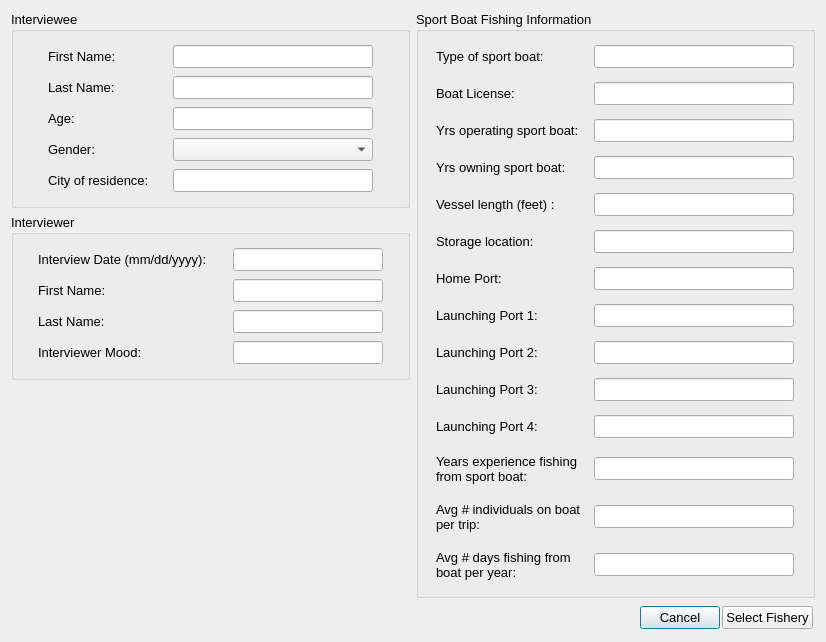
<ui version="4.0" >
 <author>Aaron Racicot</author>
 <class>InterviewStart</class>
 <widget class="QDialog" name="InterviewStart" >
  <property name="geometry" >
   <rect>
    <x>0</x>
    <y>0</y>
    <width>826</width>
    <height>639</height>
   </rect>
  </property>
  <property name="windowTitle" >
   <string>OpenOceanMap - Interview</string>
  </property>
  <layout class="QVBoxLayout" name="verticalLayout_3" >
   <item>
    <layout class="QHBoxLayout" name="horizontalLayout" >
     <item>
      <layout class="QVBoxLayout" name="verticalLayout_6" >
       <item>
        <layout class="QVBoxLayout" name="verticalLayout_4" >
         <item>
          <widget class="QGroupBox" name="interviewee" >
           <property name="font" >
            <font>
             <pointsize>10</pointsize>
            </font>
           </property>
           <property name="title" >
            <string>Interviewee</string>
           </property>
           <layout class="QVBoxLayout" name="verticalLayout_2" >
            <property name="spacing" >
             <number>0</number>
            </property>
            <item>
             <widget class="QWidget" native="1" name="interviewee_first_name" >
              <layout class="QHBoxLayout" >
               <property name="spacing" >
                <number>4</number>
               </property>
               <property name="margin" >
                <number>4</number>
               </property>
               <item>
                <widget class="QLabel" name="interviewee_first_name_text" >
                 <property name="minimumSize" >
                  <size>
                   <width>100</width>
                   <height>0</height>
                  </size>
                 </property>
                 <property name="maximumSize" >
                  <size>
                   <width>100</width>
                   <height>16777215</height>
                  </size>
                 </property>
                 <property name="text" >
                  <string>First Name:</string>
                 </property>
                </widget>
               </item>
               <item>
                <widget class="QLineEdit" name="interviewee_first_name_line" >
                 <property name="enabled" >
                  <bool>true</bool>
                 </property>
                 <property name="minimumSize" >
                  <size>
                   <width>200</width>
                   <height>0</height>
                  </size>
                 </property>
                 <property name="maximumSize" >
                  <size>
                   <width>200</width>
                   <height>16777215</height>
                  </size>
                 </property>
                 <property name="text" >
                  <string/>
                 </property>
                </widget>
               </item>
              </layout>
             </widget>
            </item>
            <item>
             <widget class="QWidget" native="1" name="interviewee_last_name" >
              <layout class="QHBoxLayout" >
               <property name="spacing" >
                <number>4</number>
               </property>
               <property name="margin" >
                <number>4</number>
               </property>
               <item>
                <widget class="QLabel" name="interviewee_last_name_text" >
                 <property name="minimumSize" >
                  <size>
                   <width>100</width>
                   <height>0</height>
                  </size>
                 </property>
                 <property name="maximumSize" >
                  <size>
                   <width>100</width>
                   <height>16777215</height>
                  </size>
                 </property>
                 <property name="text" >
                  <string>Last Name:</string>
                 </property>
                </widget>
               </item>
               <item>
                <widget class="QLineEdit" name="interviewee_last_name_line" >
                 <property name="enabled" >
                  <bool>true</bool>
                 </property>
                 <property name="minimumSize" >
                  <size>
                   <width>200</width>
                   <height>0</height>
                  </size>
                 </property>
                 <property name="maximumSize" >
                  <size>
                   <width>200</width>
                   <height>16777215</height>
                  </size>
                 </property>
                 <property name="text" >
                  <string/>
                 </property>
                </widget>
               </item>
              </layout>
             </widget>
            </item>
            <item>
             <widget class="QWidget" native="1" name="age" >
              <layout class="QHBoxLayout" >
               <property name="spacing" >
                <number>4</number>
               </property>
               <property name="margin" >
                <number>4</number>
               </property>
               <item>
                <widget class="QLabel" name="age_text" >
                 <property name="minimumSize" >
                  <size>
                   <width>100</width>
                   <height>0</height>
                  </size>
                 </property>
                 <property name="maximumSize" >
                  <size>
                   <width>100</width>
                   <height>16777215</height>
                  </size>
                 </property>
                 <property name="text" >
                  <string>Age:</string>
                 </property>
                </widget>
               </item>
               <item>
                <widget class="QLineEdit" name="age_line" >
                 <property name="enabled" >
                  <bool>true</bool>
                 </property>
                 <property name="minimumSize" >
                  <size>
                   <width>200</width>
                   <height>0</height>
                  </size>
                 </property>
                 <property name="maximumSize" >
                  <size>
                   <width>200</width>
                   <height>16777215</height>
                  </size>
                 </property>
                 <property name="text" >
                  <string/>
                 </property>
                </widget>
               </item>
              </layout>
             </widget>
            </item>
            <item>
             <widget class="QWidget" native="1" name="gender" >
              <layout class="QHBoxLayout" >
               <property name="spacing" >
                <number>4</number>
               </property>
               <property name="margin" >
                <number>4</number>
               </property>
               <item>
                <widget class="QLabel" name="gender_text" >
                 <property name="minimumSize" >
                  <size>
                   <width>100</width>
                   <height>0</height>
                  </size>
                 </property>
                 <property name="maximumSize" >
                  <size>
                   <width>100</width>
                   <height>16777215</height>
                  </size>
                 </property>
                 <property name="text" >
                  <string>Gender:</string>
                 </property>
                </widget>
               </item>
               <item>
                <widget class="QComboBox" name="gender_comboBox" >
                 <property name="maximumSize" >
                  <size>
                   <width>200</width>
                   <height>16777215</height>
                  </size>
                 </property>
                 <item>
                  <property name="text" >
                   <string/>
                  </property>
                 </item>
                 <item>
                  <property name="text" >
                   <string>Male</string>
                  </property>
                 </item>
                 <item>
                  <property name="text" >
                   <string>Female</string>
                  </property>
                 </item>
                </widget>
               </item>
              </layout>
             </widget>
            </item>
            <item>
             <widget class="QWidget" native="1" name="age_2" >
              <layout class="QHBoxLayout" name="_2" >
               <property name="spacing" >
                <number>4</number>
               </property>
               <property name="margin" >
                <number>4</number>
               </property>
               <item>
                <widget class="QLabel" name="city_text" >
                 <property name="minimumSize" >
                  <size>
                   <width>100</width>
                   <height>0</height>
                  </size>
                 </property>
                 <property name="maximumSize" >
                  <size>
                   <width>100</width>
                   <height>16777215</height>
                  </size>
                 </property>
                 <property name="text" >
                  <string>City of residence:</string>
                 </property>
                </widget>
               </item>
               <item>
                <widget class="QLineEdit" name="city_line" >
                 <property name="enabled" >
                  <bool>true</bool>
                 </property>
                 <property name="minimumSize" >
                  <size>
                   <width>200</width>
                   <height>0</height>
                  </size>
                 </property>
                 <property name="maximumSize" >
                  <size>
                   <width>200</width>
                   <height>16777215</height>
                  </size>
                 </property>
                 <property name="text" >
                  <string/>
                 </property>
                </widget>
               </item>
              </layout>
             </widget>
            </item>
           </layout>
          </widget>
         </item>
         <item>
          <widget class="QGroupBox" name="interviewee_2" >
           <property name="font" >
            <font>
             <pointsize>10</pointsize>
            </font>
           </property>
           <property name="title" >
            <string>Interviewer</string>
           </property>
           <layout class="QVBoxLayout" name="verticalLayout_5" >
            <property name="spacing" >
             <number>0</number>
            </property>
            <item>
             <widget class="QWidget" native="1" name="interviewee_first_name_2" >
              <layout class="QHBoxLayout" name="_3" >
               <property name="spacing" >
                <number>4</number>
               </property>
               <property name="margin" >
                <number>4</number>
               </property>
               <item>
                <widget class="QLabel" name="date_text" >
                 <property name="minimumSize" >
                  <size>
                   <width>180</width>
                   <height>0</height>
                  </size>
                 </property>
                 <property name="maximumSize" >
                  <size>
                   <width>180</width>
                   <height>16777215</height>
                  </size>
                 </property>
                 <property name="text" >
                  <string>Interview Date (mm/dd/yyyy):</string>
                 </property>
                </widget>
               </item>
               <item>
                <widget class="QLineEdit" name="date_line" >
                 <property name="enabled" >
                  <bool>true</bool>
                 </property>
                 <property name="minimumSize" >
                  <size>
                   <width>150</width>
                   <height>0</height>
                  </size>
                 </property>
                 <property name="maximumSize" >
                  <size>
                   <width>150</width>
                   <height>16777215</height>
                  </size>
                 </property>
                 <property name="text" >
                  <string/>
                 </property>
                </widget>
               </item>
              </layout>
             </widget>
            </item>
            <item>
             <widget class="QWidget" native="1" name="interviewee_first_name_3" >
              <layout class="QHBoxLayout" name="_8" >
               <property name="spacing" >
                <number>4</number>
               </property>
               <property name="margin" >
                <number>4</number>
               </property>
               <item>
                <widget class="QLabel" name="interviewer1_first_name_text" >
                 <property name="minimumSize" >
                  <size>
                   <width>180</width>
                   <height>0</height>
                  </size>
                 </property>
                 <property name="maximumSize" >
                  <size>
                   <width>180</width>
                   <height>16777215</height>
                  </size>
                 </property>
                 <property name="text" >
                  <string>First Name:</string>
                 </property>
                </widget>
               </item>
               <item>
                <widget class="QLineEdit" name="interviewer1_first_name_line" >
                 <property name="enabled" >
                  <bool>true</bool>
                 </property>
                 <property name="minimumSize" >
                  <size>
                   <width>150</width>
                   <height>0</height>
                  </size>
                 </property>
                 <property name="maximumSize" >
                  <size>
                   <width>150</width>
                   <height>16777215</height>
                  </size>
                 </property>
                 <property name="text" >
                  <string/>
                 </property>
                </widget>
               </item>
              </layout>
             </widget>
            </item>
            <item>
             <widget class="QWidget" native="1" name="interviewee_first_name_4" >
              <layout class="QHBoxLayout" name="_9" >
               <property name="spacing" >
                <number>4</number>
               </property>
               <property name="margin" >
                <number>4</number>
               </property>
               <item>
                <widget class="QLabel" name="interviewer1_last_name_text" >
                 <property name="minimumSize" >
                  <size>
                   <width>180</width>
                   <height>0</height>
                  </size>
                 </property>
                 <property name="maximumSize" >
                  <size>
                   <width>180</width>
                   <height>16777215</height>
                  </size>
                 </property>
                 <property name="text" >
                  <string>Last Name:</string>
                 </property>
                </widget>
               </item>
               <item>
                <widget class="QLineEdit" name="interviewer1_last_name_line" >
                 <property name="enabled" >
                  <bool>true</bool>
                 </property>
                 <property name="minimumSize" >
                  <size>
                   <width>150</width>
                   <height>0</height>
                  </size>
                 </property>
                 <property name="maximumSize" >
                  <size>
                   <width>150</width>
                   <height>16777215</height>
                  </size>
                 </property>
                 <property name="text" >
                  <string/>
                 </property>
                </widget>
               </item>
              </layout>
             </widget>
            </item>
            <item>
             <widget class="QWidget" native="1" name="interviewee_first_name_5" >
              <layout class="QHBoxLayout" name="_10" >
               <property name="spacing" >
                <number>4</number>
               </property>
               <property name="margin" >
                <number>4</number>
               </property>
               <item>
                <widget class="QLabel" name="mood_text" >
                 <property name="minimumSize" >
                  <size>
                   <width>180</width>
                   <height>0</height>
                  </size>
                 </property>
                 <property name="maximumSize" >
                  <size>
                   <width>180</width>
                   <height>16777215</height>
                  </size>
                 </property>
                 <property name="text" >
                  <string>Interviewer Mood:</string>
                 </property>
                </widget>
               </item>
               <item>
                <widget class="QLineEdit" name="mood_line" >
                 <property name="enabled" >
                  <bool>true</bool>
                 </property>
                 <property name="minimumSize" >
                  <size>
                   <width>150</width>
                   <height>0</height>
                  </size>
                 </property>
                 <property name="maximumSize" >
                  <size>
                   <width>150</width>
                   <height>16777215</height>
                  </size>
                 </property>
                 <property name="text" >
                  <string/>
                 </property>
                </widget>
               </item>
              </layout>
             </widget>
            </item>
           </layout>
          </widget>
         </item>
        </layout>
       </item>
       <item>
        <spacer name="verticalSpacer" >
         <property name="orientation" >
          <enum>Qt::Vertical</enum>
         </property>
         <property name="sizeHint" stdset="0" >
          <size>
           <width>20</width>
           <height>40</height>
          </size>
         </property>
        </spacer>
       </item>
      </layout>
     </item>
     <item>
      <widget class="QGroupBox" name="vessel_info" >
       <property name="font" >
        <font>
         <pointsize>10</pointsize>
        </font>
       </property>
       <property name="title" >
        <string>Sport Boat Fishing Information</string>
       </property>
       <layout class="QVBoxLayout" name="verticalLayout" >
        <item>
         <widget class="QWidget" native="1" name="home_port_2" >
          <property name="font" >
           <font>
            <pointsize>10</pointsize>
           </font>
          </property>
          <layout class="QHBoxLayout" name="_4" >
           <property name="spacing" >
            <number>4</number>
           </property>
           <property name="margin" >
            <number>4</number>
           </property>
           <item>
            <widget class="QLabel" name="perc_income_text" >
             <property name="minimumSize" >
              <size>
               <width>150</width>
               <height>0</height>
              </size>
             </property>
             <property name="maximumSize" >
              <size>
               <width>150</width>
               <height>16777215</height>
              </size>
             </property>
             <property name="font" >
              <font>
               <pointsize>10</pointsize>
              </font>
             </property>
             <property name="text" >
              <string>Type of sport boat:</string>
             </property>
            </widget>
           </item>
           <item>
            <widget class="QLineEdit" name="type_boat_line" >
             <property name="enabled" >
              <bool>true</bool>
             </property>
             <property name="minimumSize" >
              <size>
               <width>100</width>
               <height>0</height>
              </size>
             </property>
             <property name="maximumSize" >
              <size>
               <width>200</width>
               <height>16777215</height>
              </size>
             </property>
             <property name="font" >
              <font>
               <pointsize>10</pointsize>
              </font>
             </property>
             <property name="text" >
              <string/>
             </property>
            </widget>
           </item>
          </layout>
         </widget>
        </item>
        <item>
         <widget class="QWidget" native="1" name="home_port_3" >
          <property name="font" >
           <font>
            <pointsize>10</pointsize>
           </font>
          </property>
          <layout class="QHBoxLayout" name="_5" >
           <property name="spacing" >
            <number>4</number>
           </property>
           <property name="margin" >
            <number>4</number>
           </property>
           <item>
            <widget class="QLabel" name="boat_license_text" >
             <property name="minimumSize" >
              <size>
               <width>150</width>
               <height>0</height>
              </size>
             </property>
             <property name="maximumSize" >
              <size>
               <width>150</width>
               <height>16777215</height>
              </size>
             </property>
             <property name="font" >
              <font>
               <pointsize>10</pointsize>
              </font>
             </property>
             <property name="text" >
              <string>Boat License:</string>
             </property>
            </widget>
           </item>
           <item>
            <widget class="QLineEdit" name="boat_license_line" >
             <property name="enabled" >
              <bool>true</bool>
             </property>
             <property name="minimumSize" >
              <size>
               <width>200</width>
               <height>0</height>
              </size>
             </property>
             <property name="maximumSize" >
              <size>
               <width>200</width>
               <height>16777215</height>
              </size>
             </property>
             <property name="font" >
              <font>
               <pointsize>10</pointsize>
              </font>
             </property>
             <property name="text" >
              <string/>
             </property>
            </widget>
           </item>
          </layout>
         </widget>
        </item>
        <item>
         <widget class="QWidget" native="1" name="ves_license" >
          <property name="font" >
           <font>
            <pointsize>10</pointsize>
           </font>
          </property>
          <layout class="QHBoxLayout" >
           <property name="spacing" >
            <number>4</number>
           </property>
           <property name="margin" >
            <number>4</number>
           </property>
           <item>
            <widget class="QLabel" name="yrs_operating_text" >
             <property name="minimumSize" >
              <size>
               <width>150</width>
               <height>0</height>
              </size>
             </property>
             <property name="maximumSize" >
              <size>
               <width>150</width>
               <height>16777215</height>
              </size>
             </property>
             <property name="font" >
              <font>
               <pointsize>10</pointsize>
              </font>
             </property>
             <property name="text" >
              <string>Yrs operating sport boat:</string>
             </property>
            </widget>
           </item>
           <item>
            <widget class="QLineEdit" name="yrs_operating_line" >
             <property name="enabled" >
              <bool>true</bool>
             </property>
             <property name="minimumSize" >
              <size>
               <width>200</width>
               <height>0</height>
              </size>
             </property>
             <property name="maximumSize" >
              <size>
               <width>200</width>
               <height>16777215</height>
              </size>
             </property>
             <property name="font" >
              <font>
               <pointsize>10</pointsize>
              </font>
             </property>
             <property name="text" >
              <string/>
             </property>
            </widget>
           </item>
          </layout>
         </widget>
        </item>
        <item>
         <widget class="QWidget" native="1" name="ves_license_2" >
          <property name="font" >
           <font>
            <pointsize>10</pointsize>
           </font>
          </property>
          <layout class="QHBoxLayout" name="_13" >
           <property name="spacing" >
            <number>4</number>
           </property>
           <property name="margin" >
            <number>4</number>
           </property>
           <item>
            <widget class="QLabel" name="yrs_owning_text" >
             <property name="minimumSize" >
              <size>
               <width>150</width>
               <height>0</height>
              </size>
             </property>
             <property name="maximumSize" >
              <size>
               <width>150</width>
               <height>16777215</height>
              </size>
             </property>
             <property name="font" >
              <font>
               <pointsize>10</pointsize>
              </font>
             </property>
             <property name="text" >
              <string>Yrs owning sport boat:</string>
             </property>
            </widget>
           </item>
           <item>
            <widget class="QLineEdit" name="yrs_owning_line" >
             <property name="enabled" >
              <bool>true</bool>
             </property>
             <property name="minimumSize" >
              <size>
               <width>200</width>
               <height>0</height>
              </size>
             </property>
             <property name="maximumSize" >
              <size>
               <width>200</width>
               <height>16777215</height>
              </size>
             </property>
             <property name="font" >
              <font>
               <pointsize>10</pointsize>
              </font>
             </property>
             <property name="text" >
              <string/>
             </property>
            </widget>
           </item>
          </layout>
         </widget>
        </item>
        <item>
         <widget class="QWidget" native="1" name="vessel_length" >
          <property name="font" >
           <font>
            <pointsize>10</pointsize>
           </font>
          </property>
          <layout class="QHBoxLayout" >
           <property name="spacing" >
            <number>4</number>
           </property>
           <property name="margin" >
            <number>4</number>
           </property>
           <item>
            <widget class="QLabel" name="vessel_length_text" >
             <property name="minimumSize" >
              <size>
               <width>150</width>
               <height>0</height>
              </size>
             </property>
             <property name="maximumSize" >
              <size>
               <width>150</width>
               <height>16777215</height>
              </size>
             </property>
             <property name="font" >
              <font>
               <pointsize>10</pointsize>
              </font>
             </property>
             <property name="text" >
              <string>Vessel length (feet) :</string>
             </property>
            </widget>
           </item>
           <item>
            <widget class="QLineEdit" name="vessel_length_line" >
             <property name="enabled" >
              <bool>true</bool>
             </property>
             <property name="minimumSize" >
              <size>
               <width>200</width>
               <height>0</height>
              </size>
             </property>
             <property name="maximumSize" >
              <size>
               <width>200</width>
               <height>16777215</height>
              </size>
             </property>
             <property name="font" >
              <font>
               <pointsize>10</pointsize>
              </font>
             </property>
             <property name="text" >
              <string/>
             </property>
            </widget>
           </item>
          </layout>
         </widget>
        </item>
        <item>
         <widget class="QWidget" native="1" name="vessel_length_3" >
          <property name="font" >
           <font>
            <pointsize>10</pointsize>
           </font>
          </property>
          <layout class="QHBoxLayout" name="_15" >
           <property name="spacing" >
            <number>4</number>
           </property>
           <property name="margin" >
            <number>4</number>
           </property>
           <item>
            <widget class="QLabel" name="storage_loc_text" >
             <property name="minimumSize" >
              <size>
               <width>150</width>
               <height>0</height>
              </size>
             </property>
             <property name="maximumSize" >
              <size>
               <width>150</width>
               <height>16777215</height>
              </size>
             </property>
             <property name="font" >
              <font>
               <pointsize>10</pointsize>
              </font>
             </property>
             <property name="text" >
              <string>Storage location:</string>
             </property>
            </widget>
           </item>
           <item>
            <widget class="QLineEdit" name="storage_loc_line" >
             <property name="enabled" >
              <bool>true</bool>
             </property>
             <property name="minimumSize" >
              <size>
               <width>200</width>
               <height>0</height>
              </size>
             </property>
             <property name="maximumSize" >
              <size>
               <width>200</width>
               <height>16777215</height>
              </size>
             </property>
             <property name="font" >
              <font>
               <pointsize>10</pointsize>
              </font>
             </property>
             <property name="text" >
              <string/>
             </property>
            </widget>
           </item>
          </layout>
         </widget>
        </item>
        <item>
         <widget class="QWidget" native="1" name="home_port" >
          <property name="font" >
           <font>
            <pointsize>10</pointsize>
           </font>
          </property>
          <layout class="QHBoxLayout" >
           <property name="spacing" >
            <number>4</number>
           </property>
           <property name="margin" >
            <number>4</number>
           </property>
           <item>
            <widget class="QLabel" name="home_port_text" >
             <property name="minimumSize" >
              <size>
               <width>150</width>
               <height>0</height>
              </size>
             </property>
             <property name="maximumSize" >
              <size>
               <width>150</width>
               <height>16777215</height>
              </size>
             </property>
             <property name="font" >
              <font>
               <pointsize>10</pointsize>
              </font>
             </property>
             <property name="text" >
              <string>Home Port:</string>
             </property>
            </widget>
           </item>
           <item>
            <widget class="QLineEdit" name="home_port_line" >
             <property name="enabled" >
              <bool>true</bool>
             </property>
             <property name="minimumSize" >
              <size>
               <width>200</width>
               <height>0</height>
              </size>
             </property>
             <property name="maximumSize" >
              <size>
               <width>200</width>
               <height>16777215</height>
              </size>
             </property>
             <property name="font" >
              <font>
               <pointsize>10</pointsize>
              </font>
             </property>
             <property name="text" >
              <string/>
             </property>
            </widget>
           </item>
          </layout>
         </widget>
        </item>
        <item>
         <widget class="QWidget" native="1" name="home_port_4" >
          <property name="font" >
           <font>
            <pointsize>10</pointsize>
           </font>
          </property>
          <layout class="QHBoxLayout" name="_7" >
           <property name="spacing" >
            <number>4</number>
           </property>
           <property name="margin" >
            <number>4</number>
           </property>
           <item>
            <widget class="QLabel" name="landing_port_text" >
             <property name="minimumSize" >
              <size>
               <width>150</width>
               <height>0</height>
              </size>
             </property>
             <property name="maximumSize" >
              <size>
               <width>150</width>
               <height>16777215</height>
              </size>
             </property>
             <property name="font" >
              <font>
               <pointsize>10</pointsize>
              </font>
             </property>
             <property name="text" >
              <string>Launching Port 1:</string>
             </property>
            </widget>
           </item>
           <item>
            <widget class="QLineEdit" name="landing_port_line" >
             <property name="enabled" >
              <bool>true</bool>
             </property>
             <property name="minimumSize" >
              <size>
               <width>200</width>
               <height>0</height>
              </size>
             </property>
             <property name="maximumSize" >
              <size>
               <width>200</width>
               <height>16777215</height>
              </size>
             </property>
             <property name="font" >
              <font>
               <pointsize>10</pointsize>
              </font>
             </property>
             <property name="text" >
              <string/>
             </property>
            </widget>
           </item>
          </layout>
         </widget>
        </item>
        <item>
         <widget class="QWidget" native="1" name="home_port_7" >
          <property name="font" >
           <font>
            <pointsize>10</pointsize>
           </font>
          </property>
          <layout class="QHBoxLayout" name="_16" >
           <property name="spacing" >
            <number>4</number>
           </property>
           <property name="margin" >
            <number>4</number>
           </property>
           <item>
            <widget class="QLabel" name="landing_port_text_2" >
             <property name="minimumSize" >
              <size>
               <width>150</width>
               <height>0</height>
              </size>
             </property>
             <property name="maximumSize" >
              <size>
               <width>150</width>
               <height>16777215</height>
              </size>
             </property>
             <property name="font" >
              <font>
               <pointsize>10</pointsize>
              </font>
             </property>
             <property name="text" >
              <string>Launching Port 2:</string>
             </property>
            </widget>
           </item>
           <item>
            <widget class="QLineEdit" name="landing_port_line_2" >
             <property name="enabled" >
              <bool>true</bool>
             </property>
             <property name="minimumSize" >
              <size>
               <width>200</width>
               <height>0</height>
              </size>
             </property>
             <property name="maximumSize" >
              <size>
               <width>200</width>
               <height>16777215</height>
              </size>
             </property>
             <property name="font" >
              <font>
               <pointsize>10</pointsize>
              </font>
             </property>
             <property name="text" >
              <string/>
             </property>
            </widget>
           </item>
          </layout>
          <zorder>landing_port_line_2</zorder>
          <zorder>landing_port_text_2</zorder>
         </widget>
        </item>
        <item>
         <widget class="QWidget" native="1" name="home_port_8" >
          <property name="font" >
           <font>
            <pointsize>10</pointsize>
           </font>
          </property>
          <layout class="QHBoxLayout" name="_17" >
           <property name="spacing" >
            <number>4</number>
           </property>
           <property name="margin" >
            <number>4</number>
           </property>
           <item>
            <widget class="QLabel" name="landing_port_text_3" >
             <property name="minimumSize" >
              <size>
               <width>150</width>
               <height>0</height>
              </size>
             </property>
             <property name="maximumSize" >
              <size>
               <width>150</width>
               <height>16777215</height>
              </size>
             </property>
             <property name="font" >
              <font>
               <pointsize>10</pointsize>
              </font>
             </property>
             <property name="text" >
              <string>Launching Port 3:</string>
             </property>
            </widget>
           </item>
           <item>
            <widget class="QLineEdit" name="landing_port_line_3" >
             <property name="enabled" >
              <bool>true</bool>
             </property>
             <property name="minimumSize" >
              <size>
               <width>200</width>
               <height>0</height>
              </size>
             </property>
             <property name="maximumSize" >
              <size>
               <width>200</width>
               <height>16777215</height>
              </size>
             </property>
             <property name="font" >
              <font>
               <pointsize>10</pointsize>
              </font>
             </property>
             <property name="text" >
              <string/>
             </property>
            </widget>
           </item>
          </layout>
         </widget>
        </item>
        <item>
         <widget class="QWidget" native="1" name="home_port_9" >
          <property name="font" >
           <font>
            <pointsize>10</pointsize>
           </font>
          </property>
          <layout class="QHBoxLayout" name="_18" >
           <property name="spacing" >
            <number>4</number>
           </property>
           <property name="margin" >
            <number>4</number>
           </property>
           <item>
            <widget class="QLabel" name="landing_port_text_4" >
             <property name="minimumSize" >
              <size>
               <width>150</width>
               <height>0</height>
              </size>
             </property>
             <property name="maximumSize" >
              <size>
               <width>150</width>
               <height>16777215</height>
              </size>
             </property>
             <property name="font" >
              <font>
               <pointsize>10</pointsize>
              </font>
             </property>
             <property name="text" >
              <string>Launching Port 4:</string>
             </property>
            </widget>
           </item>
           <item>
            <widget class="QLineEdit" name="landing_port_line_4" >
             <property name="enabled" >
              <bool>true</bool>
             </property>
             <property name="minimumSize" >
              <size>
               <width>200</width>
               <height>0</height>
              </size>
             </property>
             <property name="maximumSize" >
              <size>
               <width>200</width>
               <height>16777215</height>
              </size>
             </property>
             <property name="font" >
              <font>
               <pointsize>10</pointsize>
              </font>
             </property>
             <property name="text" >
              <string/>
             </property>
            </widget>
           </item>
          </layout>
         </widget>
        </item>
        <item>
         <widget class="QWidget" native="1" name="home_port_5" >
          <property name="font" >
           <font>
            <pointsize>10</pointsize>
           </font>
          </property>
          <layout class="QHBoxLayout" name="_11" >
           <property name="spacing" >
            <number>4</number>
           </property>
           <property name="margin" >
            <number>4</number>
           </property>
           <item>
            <widget class="QLabel" name="years_text" >
             <property name="minimumSize" >
              <size>
               <width>150</width>
               <height>34</height>
              </size>
             </property>
             <property name="maximumSize" >
              <size>
               <width>150</width>
               <height>16777215</height>
              </size>
             </property>
             <property name="font" >
              <font>
               <pointsize>10</pointsize>
              </font>
             </property>
             <property name="text" >
              <string>Years experience fishing from sport boat:</string>
             </property>
             <property name="wordWrap" >
              <bool>true</bool>
             </property>
            </widget>
           </item>
           <item>
            <widget class="QLineEdit" name="years_fishing_line" >
             <property name="enabled" >
              <bool>true</bool>
             </property>
             <property name="minimumSize" >
              <size>
               <width>100</width>
               <height>0</height>
              </size>
             </property>
             <property name="maximumSize" >
              <size>
               <width>200</width>
               <height>16777215</height>
              </size>
             </property>
             <property name="font" >
              <font>
               <pointsize>10</pointsize>
              </font>
             </property>
             <property name="text" >
              <string/>
             </property>
            </widget>
           </item>
          </layout>
         </widget>
        </item>
        <item>
         <widget class="QWidget" native="1" name="vessel_length_2" >
          <property name="font" >
           <font>
            <pointsize>10</pointsize>
           </font>
          </property>
          <layout class="QHBoxLayout" name="_14" >
           <property name="spacing" >
            <number>4</number>
           </property>
           <property name="margin" >
            <number>4</number>
           </property>
           <item>
            <widget class="QLabel" name="avg_people_text" >
             <property name="minimumSize" >
              <size>
               <width>150</width>
               <height>34</height>
              </size>
             </property>
             <property name="maximumSize" >
              <size>
               <width>150</width>
               <height>16777215</height>
              </size>
             </property>
             <property name="font" >
              <font>
               <pointsize>10</pointsize>
              </font>
             </property>
             <property name="text" >
              <string>Avg # individuals on boat per trip:</string>
             </property>
             <property name="wordWrap" >
              <bool>true</bool>
             </property>
            </widget>
           </item>
           <item>
            <widget class="QLineEdit" name="avg_people_line" >
             <property name="enabled" >
              <bool>true</bool>
             </property>
             <property name="minimumSize" >
              <size>
               <width>200</width>
               <height>0</height>
              </size>
             </property>
             <property name="maximumSize" >
              <size>
               <width>200</width>
               <height>16777215</height>
              </size>
             </property>
             <property name="font" >
              <font>
               <pointsize>10</pointsize>
              </font>
             </property>
             <property name="text" >
              <string/>
             </property>
            </widget>
           </item>
          </layout>
         </widget>
        </item>
        <item>
         <widget class="QWidget" native="1" name="vessel_length_4" >
          <property name="font" >
           <font>
            <pointsize>10</pointsize>
           </font>
          </property>
          <layout class="QHBoxLayout" name="_20" >
           <property name="spacing" >
            <number>4</number>
           </property>
           <property name="margin" >
            <number>4</number>
           </property>
           <item>
            <widget class="QLabel" name="avg_days_per_year_text" >
             <property name="minimumSize" >
              <size>
               <width>150</width>
               <height>34</height>
              </size>
             </property>
             <property name="maximumSize" >
              <size>
               <width>150</width>
               <height>16777215</height>
              </size>
             </property>
             <property name="font" >
              <font>
               <pointsize>10</pointsize>
              </font>
             </property>
             <property name="text" >
              <string>Avg # days fishing from boat per year:</string>
             </property>
             <property name="wordWrap" >
              <bool>true</bool>
             </property>
            </widget>
           </item>
           <item>
            <widget class="QLineEdit" name="avg_days_per_year_line" >
             <property name="enabled" >
              <bool>true</bool>
             </property>
             <property name="minimumSize" >
              <size>
               <width>200</width>
               <height>0</height>
              </size>
             </property>
             <property name="maximumSize" >
              <size>
               <width>200</width>
               <height>16777215</height>
              </size>
             </property>
             <property name="font" >
              <font>
               <pointsize>10</pointsize>
              </font>
             </property>
             <property name="text" >
              <string/>
             </property>
            </widget>
           </item>
          </layout>
         </widget>
        </item>
       </layout>
      </widget>
     </item>
    </layout>
   </item>
   <item>
    <widget class="QWidget" native="1" name="button_box" >
     <layout class="QHBoxLayout" name="_19" >
      <property name="spacing" >
       <number>2</number>
      </property>
      <property name="margin" >
       <number>2</number>
      </property>
      <item>
       <spacer>
        <property name="orientation" >
         <enum>Qt::Horizontal</enum>
        </property>
        <property name="sizeHint" stdset="0" >
         <size>
          <width>40</width>
          <height>20</height>
         </size>
        </property>
       </spacer>
      </item>
      <item>
       <widget class="QPushButton" name="pbnCancel" >
        <property name="font" >
         <font>
          <pointsize>10</pointsize>
         </font>
        </property>
        <property name="text" >
         <string>Cancel</string>
        </property>
       </widget>
      </item>
      <item>
       <widget class="QPushButton" name="pbnSelectFishery" >
        <property name="font" >
         <font>
          <pointsize>10</pointsize>
         </font>
        </property>
        <property name="text" >
         <string>Select Fishery</string>
        </property>
       </widget>
      </item>
     </layout>
    </widget>
   </item>
  </layout>
 </widget>
 <resources/>
 <connections/>
</ui>
